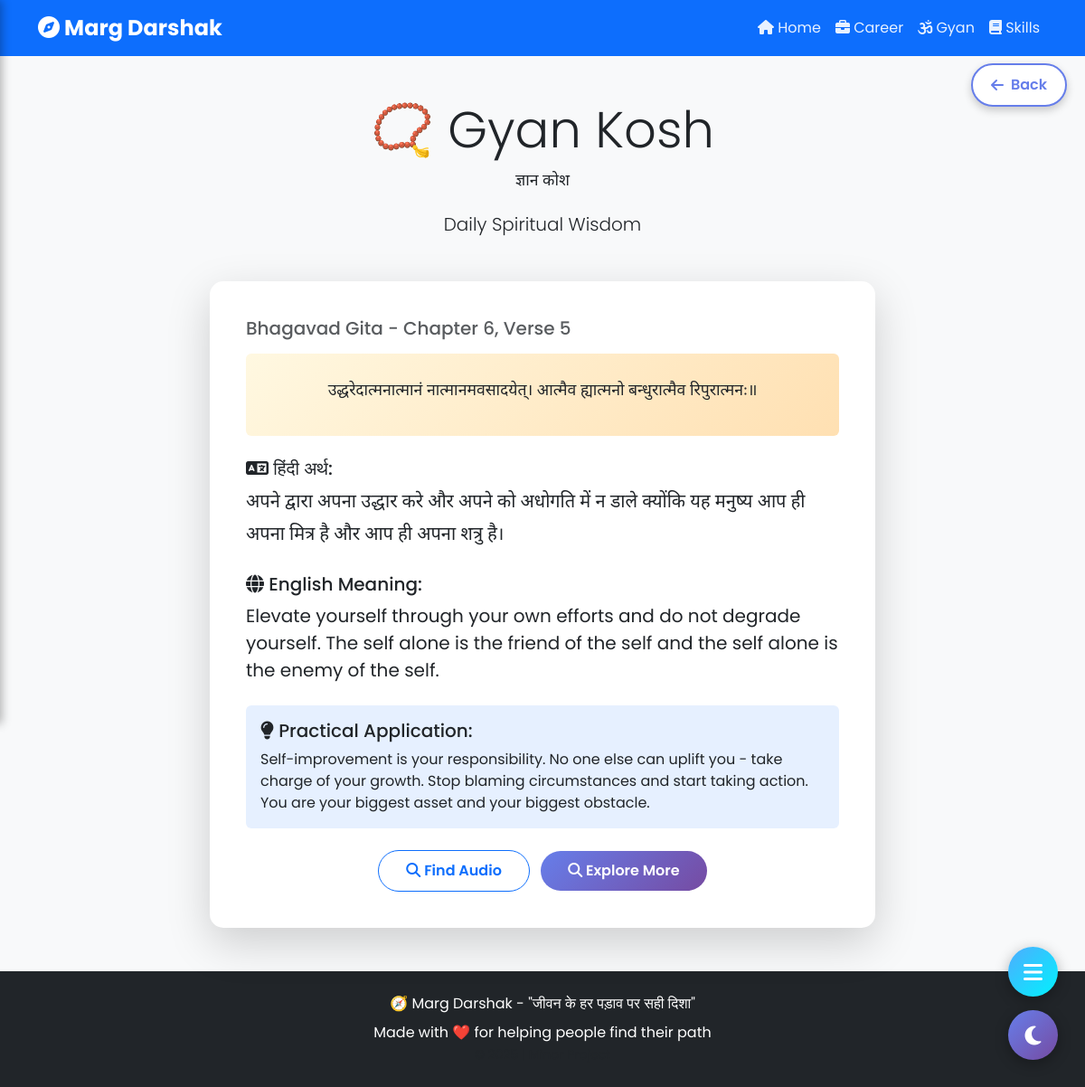
Screenshot of /gyan with the database file from the repository.
### tables this page shows
CREATE TABLE gyan_kosh (
            id INTEGER PRIMARY KEY AUTOINCREMENT,
            source TEXT,
            chapter INTEGER,
            verse_number INTEGER,
            sanskrit_text TEXT,
            hindi_meaning TEXT,
            english_meaning TEXT,
            practical_application TEXT,
            tags TEXT,
            audio_url TEXT
        );

### app.py (the view, shortened to what this page needs)
@app.route('/gyan')
def gyan_home():
    try:
        conn = get_db_connection()
        count = conn.execute('SELECT COUNT(*) as count FROM gyan_kosh').fetchone()['count']
        shloka = conn.execute('SELECT * FROM gyan_kosh ORDER BY RANDOM() LIMIT 1').fetchone()
        conn.close()
        if shloka:
            return render_template('gyan/daily.html', shloka=dict(shloka))
        else:
            return "No shlokas found", 500
    except Exception as e:
        print(f"Gyan home error: {e}")
        return f"<h2>Error: {e}</h2><a href='/'>Back to Home</a>", 500

### app.py (called while the page is built)
def get_db_connection():
    conn = sqlite3.connect(DB_PATH)
    conn.row_factory = sqlite3.Row
    return conn

### templates/gyan/daily.html (shortened to what this page needs)
{% extends 'base.html' %}
{% block content %}
<div class="container my-5">
    <div class="text-center mb-5">
        <h1 class="display-4">📿 Gyan Kosh</h1>
        <h3 class="devanagari-text mb-3">ज्ञान कोश</h3>
        <p class="lead">Daily Spiritual Wisdom</p>
    </div>
    <div class="row justify-content-center">
        <div class="col-lg-8">
            <div class="card shadow-lg border-0 p-4">
                <div class="card-body">
                    <h5 class="text-muted mb-3">{{ shloka.source }} - Chapter {{ shloka.chapter }}, Verse {{ shloka.verse_number }}</h5>
                    <div class="sanskrit-text mb-4 p-4 bg-light rounded">
                        <h3 class="devanagari-text text-center" style="line-height: 2;">
                            {{ shloka.sanskrit_text }}
                        </h3>
                    </div>
                    <div class="meaning mb-4">
                        <h5><i class="fas fa-language"></i> हिंदी अर्थ:</h5>
                        <p class="devanagari-text fs-5">{{ shloka.hindi_meaning }}</p>
                    </div>
                    <div class="meaning mb-4">
                        <h5><i class="fas fa-globe"></i> English Meaning:</h5>
                        <p class="fs-5">{{ shloka.english_meaning }}</p>
                    </div>
                    <div class="application p-3 bg-primary bg-opacity-10 rounded">
                        <h5><i class="fas fa-lightbulb"></i> Practical Application:</h5>
                        <p class="mb-0">{{ shloka.practical_application }}</p>
                    </div>
                    <div class="mt-4 text-center">
                        <a href="https://www.youtube.com/results?search_query=bhagavad+gita+chapter+{{ shloka.chapter }}+verse+{{ shloka.verse_number }}+recitation" target="_blank" class="btn btn-outline-primary me-2">
                            <i class="fas fa-search"></i> Find Audio
                        </a>
                        <a href="/gyan/search" class="btn btn-primary">
                            <i class="fas fa-search"></i> Explore More
                        </a>
                    </div>
                </div>
            </div>
        </div>
    </div>
</div>
{% endblock %}

### static/css/style.css (style rules this page uses)
:root { --primary-color: #667eea; --secondary-color: #764ba2; --success-color: #4facfe; --danger-color: #f093fb; }
body { font-family: 'Poppins', sans-serif; background-color: #f8f9fa; }
.card { border: none; border-radius: 15px; transition: all 0.3s ease; }
.btn { border-radius: 25px; padding: 10px 30px; font-weight: 600; transition: all 0.3s ease; }
.btn-primary { background: linear-gradient(135deg, var(--primary-color) 0%, var(--secondary-color) 100%); border: none; }
.devanagari-text { font-family: 'Noto Sans Devanagari', sans-serif; font-size: 1.1rem; line-height: 1.8; }

### templates/base.html (style rules this page uses)
body { transition: background-color 0.3s ease, color 0.3s ease; }

### templates/gyan/daily.html (style rules this page uses)
.devanagari-text { font-family: 'Noto Sans Devanagari', sans-serif; }
.sanskrit-text { background: linear-gradient(135deg, #fff8e1 0%, #ffe0b2 100%); }

### rows the page displays
gyan_kosh: source "Bhagavad Gita", chapter "6", verse_number "5", sanskrit_text "उद्धरेदात्मनात्मानं नात्मानमवसादयेत्। आत्मैव ह्यात्मनो बन्धुरात्मैव रिपुरात्मनः॥", hindi_meaning "अपने द्वारा अपना उद्धार करे और अपने को अधोगति में न डाले क्योंकि यह मनुष्य आप ही अपना मित्र है और आप ही अपना शत्रु है।", english_meaning "Elevate yourself through your own efforts and do not degrade yourself. The self alone is the friend of the self and the self alone is the enemy of the self.", practical_application "Self-improvement is your responsibility. No one else can uplift you - take charge of your growth. Stop blaming circumstances and start taking action. You are your biggest asset and your biggest obstacle."
